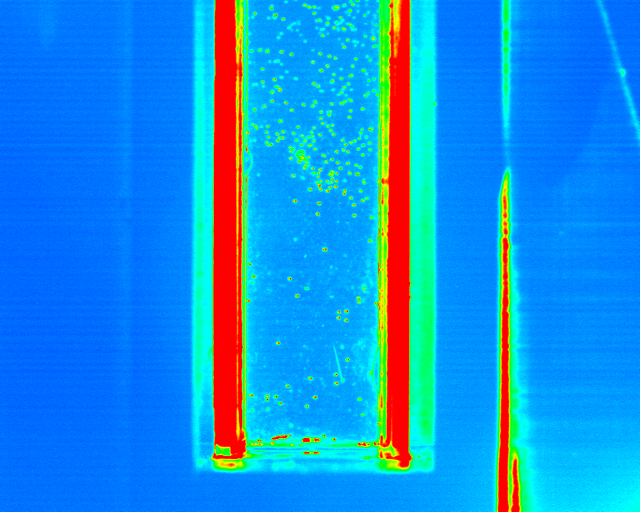
#> input picture CI_tracking/ImageSNAP_1.bmp, 1280 x 1024 px, given in place of CI_Film.avi, which was not available (shown at 1/2 size)
$ python Testing_Code.py
#> lines starting #> are read from the running program, lines starting #| are printed output that depends on the picture; after the words box and inside, x2 and y2 are one past the last pixel; in counts of white or black regions, pixels touching at a corner belong together; pictures that were not available may be replaced by others from this repository, and a replacement may not be noted
# managed to track CI using canny, blur and contours. It is still a bit nervous. Missing identities
import cv2
import numpy as np
import time
from matplotlib import pyplot as plt


def getContours(img):
    contours, hierarchy = cv2.findContours(img, cv2.RETR_EXTERNAL, cv2.CHAIN_APPROX_SIMPLE, offset=(1, 1))
    centers = []  # vector of object centroids in a frame

    # we only care about centroids with size of bug in this example
    blob_radius_min_thresh = 4
    blob_radius_max_thresh = 10
    # Find centroid for each valid contours
    for cnt in contours:
        try:
            # Calculate and draw circle
            (x, y), radius = cv2.minEnclosingCircle(cnt)
            centeroid = (int(x), int(y))
            #print(centeroid)
            print(hierarchy)
            radius = int(radius)
            if (radius > blob_radius_min_thresh & radius < blob_radius_max_thresh):

                # If centeroid is bigger then new centeroid and c,y of new cnt is inside old x,y's radius
                cv2.circle(imgContour, centeroid, radius, (0, 255, 0), 2)
                b = np.array([[x], [y]])
                centers.append(np.round(b))
        except ZeroDivisionError:
            pass


def empty(a):
    pass
# Create a videoCapture object and read from input filter
capture = cv2.VideoCapture('CI_Film.avi')


if (capture.isOpened() == False):
    print("Error opening file")

while (capture.isOpened()):
    ret, frame = capture.read()
#> frame is the input picture: shape (1024, 1280, 3); mean B, G, R 222.5, 144.3, 23.4
    if ret == True:

        # Cropping video
        crop_frame = frame[32:834, 845:1157]
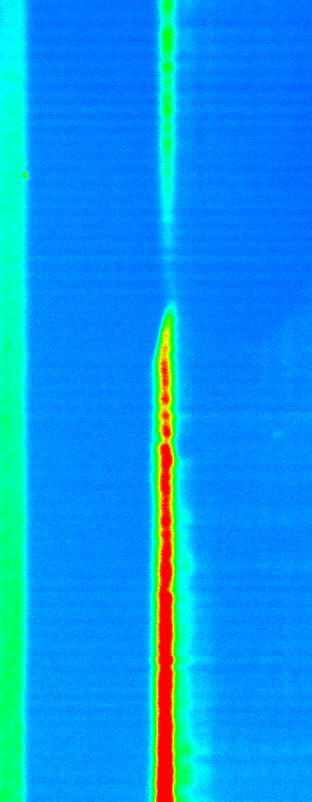
#> crop_frame: shape (802, 312, 3); mean B, G, R 236.3, 152.7, 7.5
        imgContour = crop_frame.copy()
        imgGray = cv2.cvtColor(crop_frame, cv2.COLOR_BGR2GRAY)
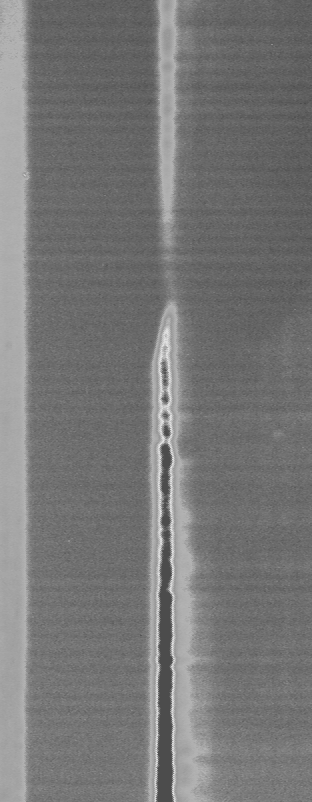
#> imgGray: shape (802, 312); min 75, max 226, mean 118.8

        # Kernel for Dialation
        #kernel = np.ones((5, 5), np.uint8)

        # Testing Canny
        # Threshold1_1 = cv2.getTrackbarPos("Threshold1_1", "Adjust Canny")
        # Threshold1_2 = cv2.getTrackbarPos("Threshold1_2", "Adjust Canny")

        # adding blur to get less noise in the image
        blur = cv2.GaussianBlur(imgGray, (7, 7), 0)
        # filtering image to just show edges
        canny = cv2.Canny(blur, 27, 32)
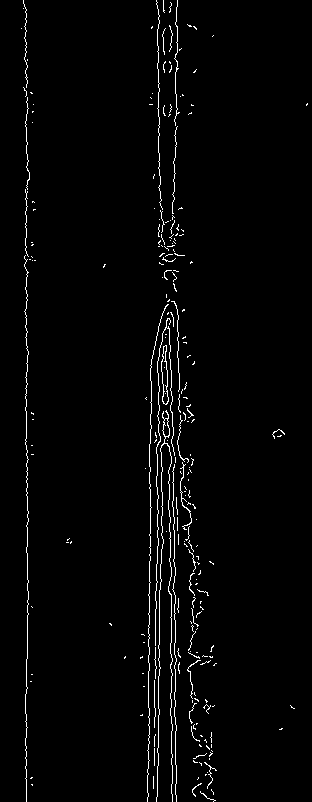
#> canny: shape (802, 312); 2.2% white in thin lines or dots

        # Retain only edges within the threshold
        #ret, thresh = cv2.threshold(canny, 127, 255, 0)
        getContours(canny)
#> in getContours, `contours, hierarchy = cv2.findContours(img, cv2.RETR_EXTERNAL, cv2.CHA..`: contours = 230 contours, 228 with area under 20; largest, box (x1, y1, x2, y2) and area: (162, 346, 170, 406) 246, (157, 411, 174, 803) 106
#> the loop in getContours, `for cnt in contours:` made 230 passes
#> (cnt, x, y, radius, centeroid) on passes 5, 17, 18, 19, 29, 31, 37, 58: ([[199, 778], [199, 779], [198, 780], [199, 779]], 198.5, 779, 1, (198, 779)), ([[155, 749], [155, 766]], 155, 757.5, 8, (155, 757)), ([[207, 746], [207, 747], [210, 750], [210, 749]], 208.5, 748, 2, (208, 748)), ([[212, 745], [212, 748]], 212, 746.5, 1, (212, 746)), ([[143, 715], [142, 716], [141, 716], [143, 716]], 142, 715.5, 1, (142, 715)), ([[215, 706], [214, 707], [213, 707], [214, 707]], 214, 706.5, 1, (214, 706)), ([[195, 693], [195, 695], [196, 696], [195, 695]], 195.5, 694.5, 1, (195, 694)), ([[142, 635], [144, 635], [145, 636], [144, 635]], 143.5, 635.5, 1, (143, 635))
#> (x, y, radius, centeroid) on passes 1, 2, 4, 10, 11, 14: (208.5, 796.5, 8, (208, 796)), (213, 792.5, 2, (213, 792)), (199, 790.5, 7, (199, 790)), (206.5, 776, 13, (206, 776)), (201, 764.5, 1, (201, 764)), (200.5, 756.5, 6, (200, 756))
#> (printed output is left out)
#> after the loop in getContours, `for cnt in contours:`:
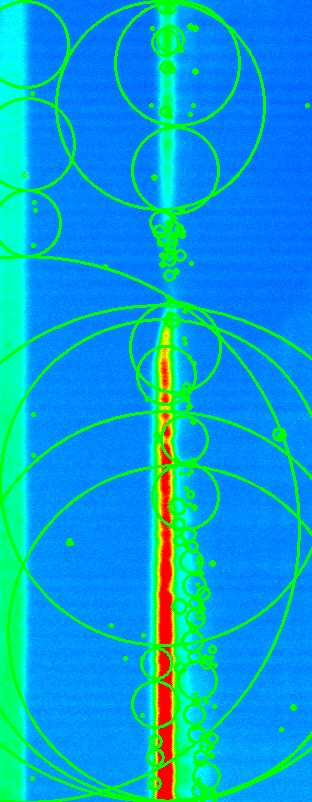
#> imgContour: shape (802, 312, 3); 10.62% of pixels changed, all inside (x1, y1, x2, y2) = (0, 0, 312, 802)
#> after the loop in getContours, `for cnt in contours:`: centers = 166 items, first 6: [208, 796], [213, 792], [199, 790], [198, 779], [32, 778], [154, 783]
        #print("end frame")
        #time.sleep(5)


        # Tracking with canny and gaussian blur
        cv2.imshow('Contours', imgContour)


        if cv2.waitKey(25) & 0xFF == ord('q'):
#> (key q is pressed here)
            break

    else:
        break

$ run again, on CI_tracking/ImageSNAP_3.bmp
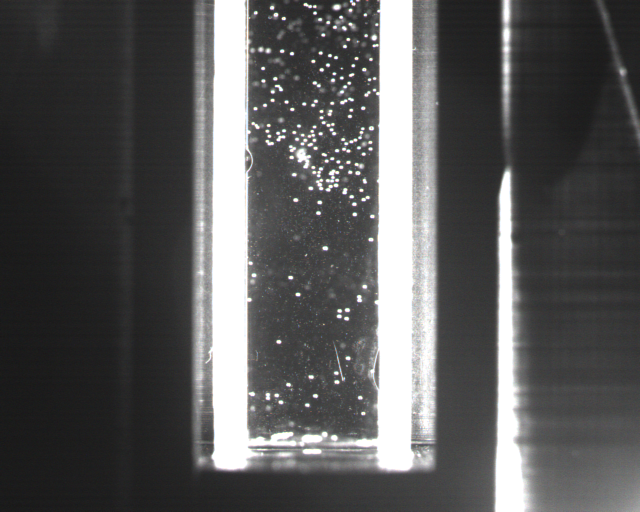
#> input picture CI_tracking/ImageSNAP_3.bmp, 1280 x 1024 px, given in place of CI_Film.avi, which was not available (shown at 1/2 size)
#> frame is the input picture: shape (1024, 1280, 3); mean B, G, R 88.1, 88.1, 88.1
#> `canny = cv2.Canny(blur, 27, 32)`:
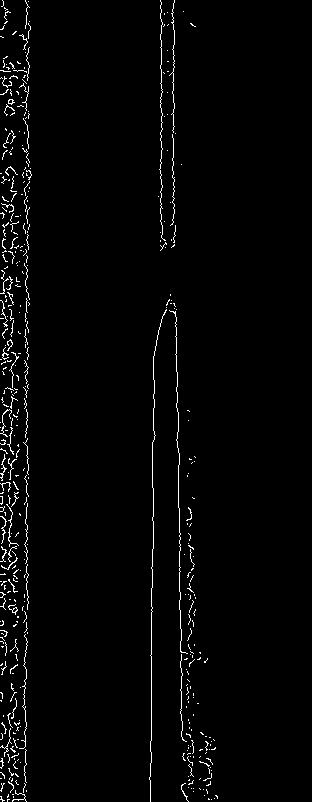
#> canny: shape (802, 312); 2.1% white in thin lines or dots, all inside (x1, y1, x2, y2) = (0, 0, 218, 802)
#> contours = 438 contours, 437 with area under 20; largest, box (x1, y1, x2, y2) and area: (9, 605, 19, 616) 20
#> the loop in getContours, `for cnt in contours:` made 438 passes
#> (cnt, x, y, radius, centeroid) on passes 27, 28, 34, 37, 44: ([[190, 780], [189, 781], [190, 781]], 189.5, 780.5, 0, (189, 780)), ([[201, 779], [200, 780]], 200.5, 779.5, 0, (200, 779)), ([[16, 774], [16, 775], [18, 777], [19, 777]], 17.5, 775.5, 2, (17, 775)), ([[209, 769], [210, 770], [210, 774], [210, 770]], 209.5, 771.5, 2, (209, 771)), ([[19, 760], [18, 761]], 18.5, 760.5, 0, (18, 760))
#> (printed output is left out)
#> after the loop in getContours, `for cnt in contours:`:
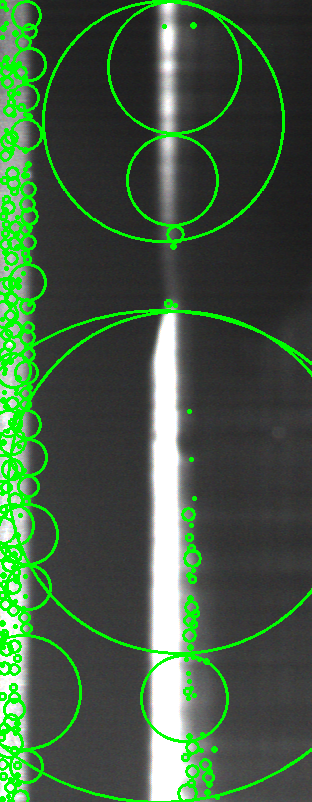
#> imgContour: shape (802, 312, 3); mean B, G, R 67, 92.3, 66.9
#> after the loop in getContours, `for cnt in contours:`: centers = 256 items, first 6: [9, 801], [3, 799], [217, 798], [8, 796], [20, 798], [208, 792]
